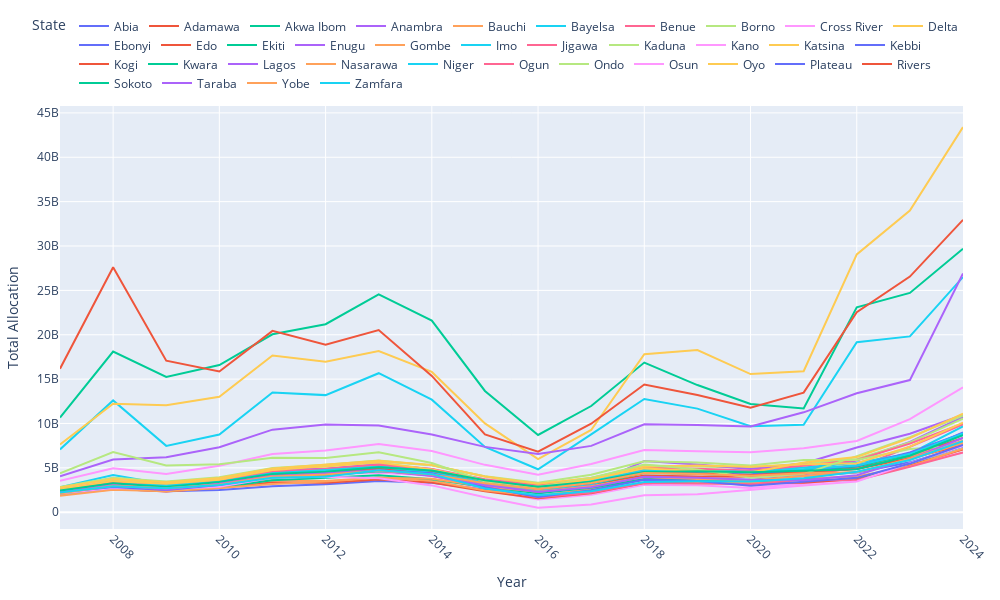

Here is the notebook cell this chart was saved with:
### Code cell
# Melt the dataframe to long format for easier manipulation
df_melted = df.melt(id_vars=['State', 'Region'], var_name='Date', value_name='Allocation')

# Convert Date column to datetime format
df_melted['Date'] = pd.to_datetime(df_melted['Date'], format='%b-%Y')

# Extract the year from the Date column
df_melted['Year'] = df_melted['Date'].dt.year

# Group by state and year, and sum the allocations
allocations_by_year = df_melted.groupby(['State', 'Year'])['Allocation'].mean().reset_index()

# Create the plot
fig = px.line(allocations_by_year, x='Year', y='Allocation', color='State') #, title='Total Allocations by State Over the Years')

# Update the layout to handle long labels and improve readability
fig.update_layout(
    autosize=False,
    width=1000,
    height=600,
    legend=dict(
        orientation="h",
        yanchor="bottom",
        y=1.02,
        xanchor="right",
        x=1
    ),
    margin=dict(l=20, r=20, t=50, b=20),
    xaxis=dict(
        title='Year',
        tickangle=45
    ),
    yaxis=dict(
        title='Total Allocation'
    )
)

fig.show()
